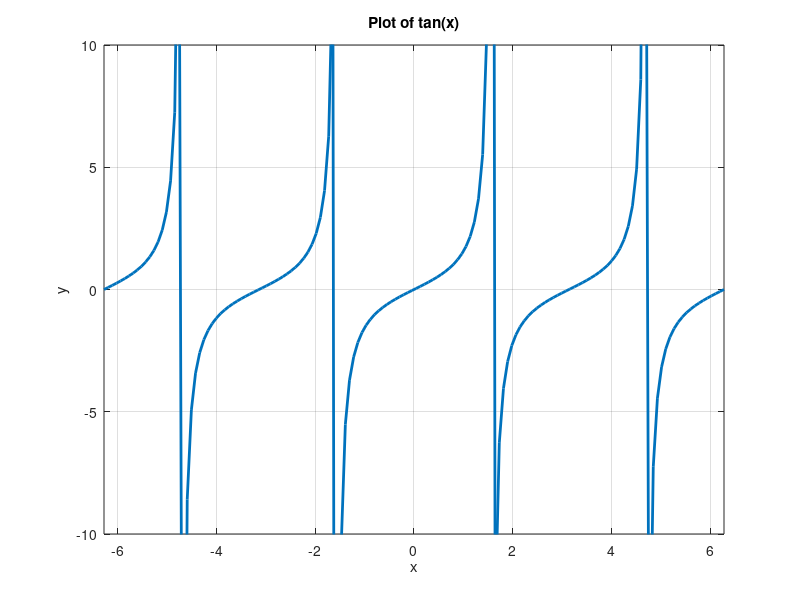

Here is the MATLAB script that generated this plot:
% Define the x values 
x = linspace(-2*pi,2*pi,150); 
% Calculate the tangent values 
y = tan(x); 
% Plot the tangent function 
figure; 
plot(x,y,'LineWidth',2); 
title('Plot of tan(x)'); 
xlabel('x'); 
ylabel('y'); 
grid on; 
% Set xlim and ylim for better aesthetics 
xlim([-2*pi,2*pi]); 
ylim([-10,10]); 